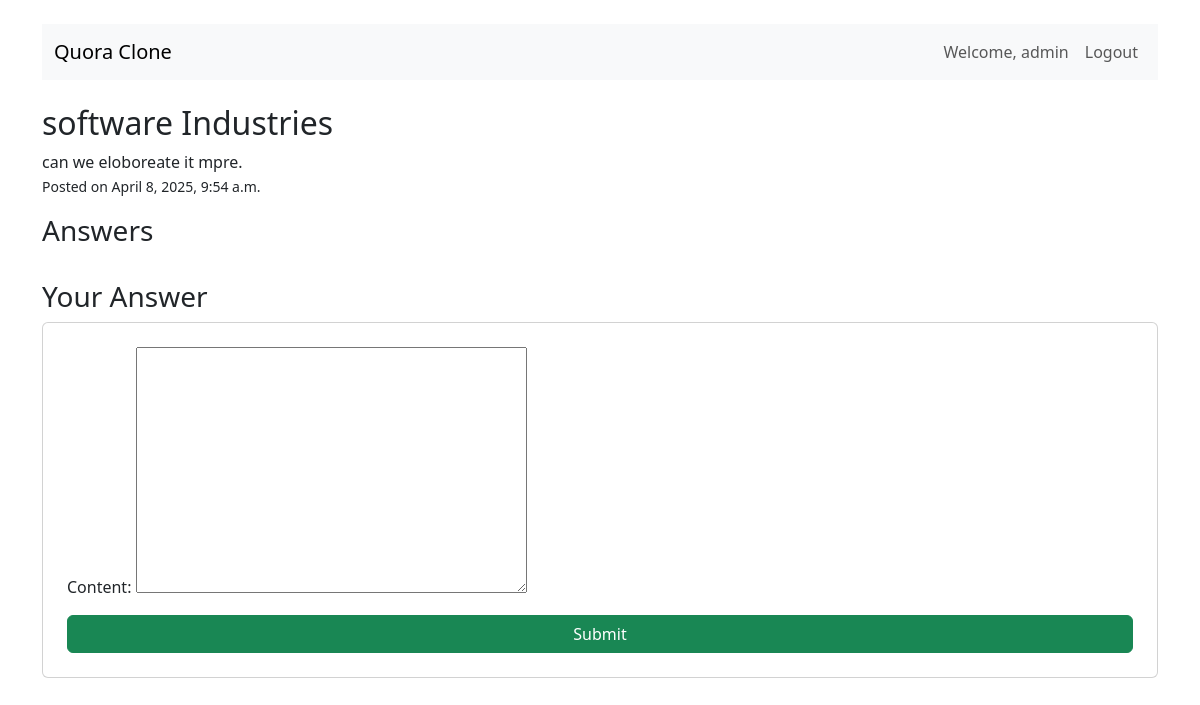
Screenshot of /question/2/ (signed in) with the database file from the repository.
### quora_clone/models.py (models this page shows, shortened)
class Question(models.Model):
    title = models.CharField(max_length=255)
    description = models.TextField()
    author = models.ForeignKey(User, on_delete=models.CASCADE, related_name='questions')
    created_at = models.DateTimeField(auto_now_add=True)

### quora_clone/views.py (the view)
# urls.py: path('question/<int:question_id>/', views.question_detail, name='question_detail'),
@login_required
def question_detail(request, question_id):
    question = get_object_or_404(Question, id=question_id)
    answers = question.answers.all().order_by('-created_at')
    paginator = Paginator(answers, 3)
    page_number = request.GET.get('page')
    page_obj = paginator.get_page(page_number)
    if request.method == 'POST':
        form = AnswerForm(request.POST)
        if form.is_valid():
            answer = form.save(commit=False)
            answer.author = request.user
            answer.question = question
            answer.save()
            return redirect('question_detail', question_id=question.id)
    else:
        form = AnswerForm()
    return render(request, 'core/question_detail.html', {'question': question, 'form': form, 'answers': page_obj})

### quora_clone/forms.py
class AnswerForm(forms.ModelForm):
    class Meta:
        model = Answer
        fields = ['content']

### quora_clone/templates/core/question_detail.html (shortened to what this page needs)
{% extends 'core/base.html' %}
{% block content %}
<h2>{{ question.title }}</h2>
<p>{{ question.description }} <br><small>Posted on {{ question.created_at }}</small></p>
<h3>Answers</h3>
{% if user.is_authenticated %}
<h3 class="mt-4">Your Answer</h3>
<form method="post" class="card p-4 mt-2">{% csrf_token %}{{ form.as_p }}<button type="submit" class="btn btn-success">Submit</button></form>
{% else %}
<p class="mt-3"><a href="{% url 'signup' %}" class="btn btn-outline-secondary">Login to answer this question</a></p>
{% endif %}
{% endblock %}

### quora_clone/templates/core/base.html (shortened to what this page needs)
<!DOCTYPE html>
<html>
<head>
  <link href="https://cdn.jsdelivr.net/npm/bootstrap@5.3.0/dist/css/bootstrap.min.css" rel="stylesheet">
  <link href="https://cdn.jsdelivr.net/npm/bootstrap-icons@1.10.5/font/bootstrap-icons.css" rel="stylesheet">
</head>
<body class="container py-4">
  <nav class="navbar navbar-expand-lg navbar-light bg-light mb-4">
    <div class="container-fluid">
      <a class="navbar-brand" href="/">Quora Clone</a>
      <div class="collapse navbar-collapse">
        <ul class="navbar-nav ms-auto">
          {% if user.is_authenticated %}
            <li class="nav-item"><a class="nav-link" href="#">Welcome, {{ user.username }}</a></li>
            <li class="nav-item"><a class="nav-link" href="{% url 'logout' %}">Logout</a></li>
          {% else %}
            <li class="nav-item"><a class="nav-link" href="{% url 'login' %}">Login</a></li>
            <li class="nav-item"><a class="nav-link" href="{% url 'signup' %}">Signup</a></li>
          {% endif %}
        </ul>
      </div>
    </div>
  </nav>
  {% block content %}{% endblock %}
</body>
</html>

### rows the page displays
Question: title "software Industries", description "can we eloboreate it mpre.", created_at "April 8, 2025, 9:54 a.m."

### other values shown
{{ user.username }} "admin"
